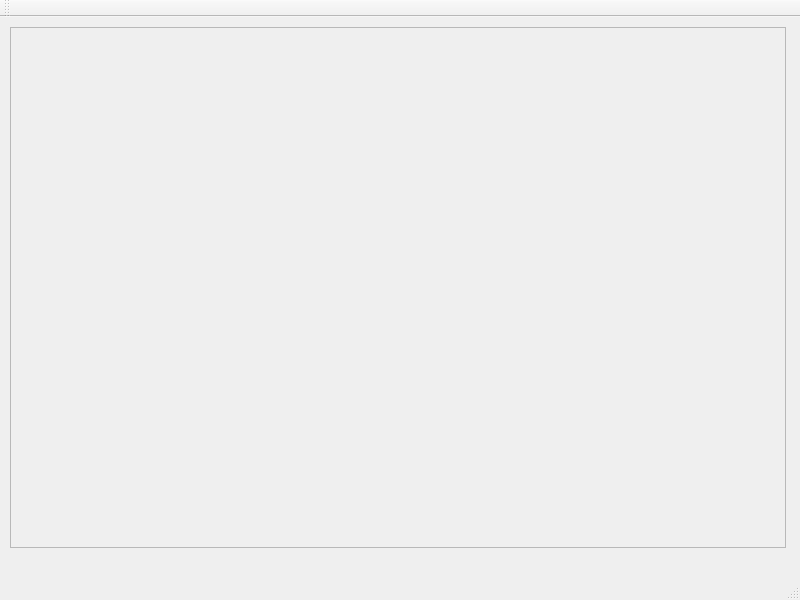
<?xml version="1.0" encoding="UTF-8"?>
<ui version="4.0">
 <class>MainWindow</class>
 <widget class="QMainWindow" name="MainWindow">
  <property name="geometry">
   <rect>
    <x>0</x>
    <y>0</y>
    <width>800</width>
    <height>600</height>
   </rect>
  </property>
  <property name="minimumSize">
   <size>
    <width>800</width>
    <height>600</height>
   </size>
  </property>
  <property name="windowTitle">
   <string>MainWindow</string>
  </property>
  <widget class="QWidget" name="centralWidget">
   <property name="minimumSize">
    <size>
     <width>800</width>
     <height>600</height>
    </size>
   </property>
   <widget class="QFrame" name="WorldFrame">
    <property name="geometry">
     <rect>
      <x>10</x>
      <y>10</y>
      <width>776</width>
      <height>521</height>
     </rect>
    </property>
    <property name="minimumSize">
     <size>
      <width>0</width>
      <height>0</height>
     </size>
    </property>
    <property name="frameShape">
     <enum>QFrame::StyledPanel</enum>
    </property>
    <property name="frameShadow">
     <enum>QFrame::Raised</enum>
    </property>
   </widget>
  </widget>
  <widget class="QMenuBar" name="menuBar">
   <property name="geometry">
    <rect>
     <x>0</x>
     <y>0</y>
     <width>800</width>
     <height>22</height>
    </rect>
   </property>
  </widget>
  <widget class="QToolBar" name="mainToolBar">
   <attribute name="toolBarArea">
    <enum>TopToolBarArea</enum>
   </attribute>
   <attribute name="toolBarBreak">
    <bool>false</bool>
   </attribute>
  </widget>
  <widget class="QStatusBar" name="statusBar"/>
 </widget>
 <layoutdefault spacing="6" margin="11"/>
 <resources/>
 <connections/>
</ui>
